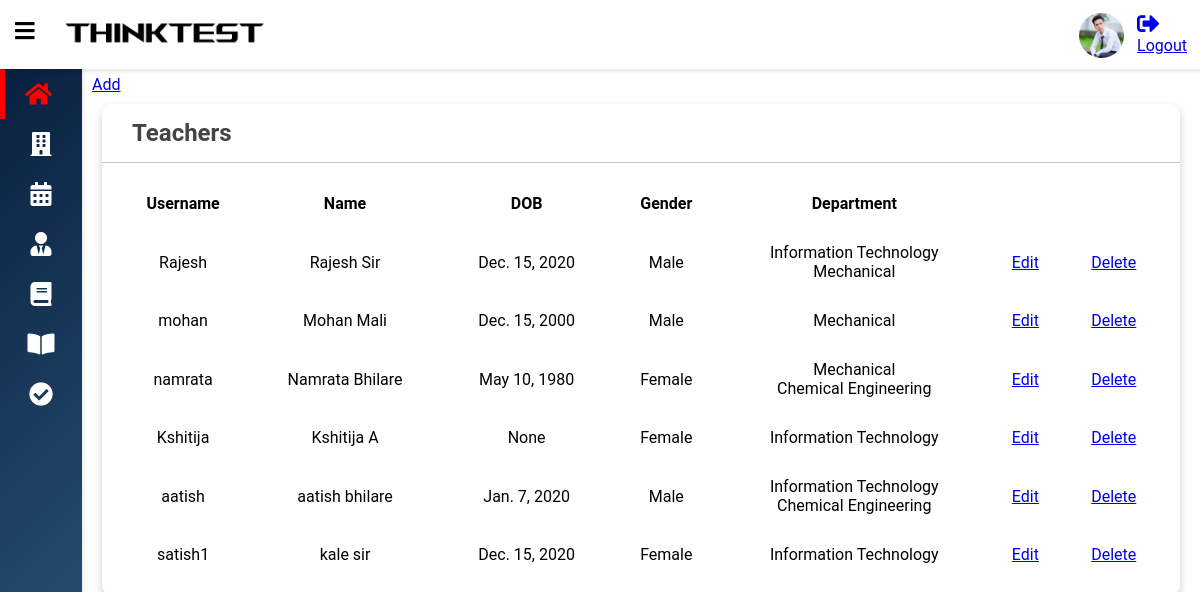
/teacher (signed in), run on the app's committed database.
### Assignmentapp/models.py (models this page shows, shortened)
class Teacher(models.Model):
    user_ref = models.ForeignKey(User, models.SET_NULL, verbose_name='User Details', related_name='user_reference',
                                 blank=True, null=True)
    dept = models.ManyToManyField(Department, related_name='teacher_dept')
    semref = models.ManyToManyField(Semester, verbose_name='Semester No')
    subref = models.ManyToManyField(Subject, verbose_name='Subject Details')

class User(AbstractUser):
    gender = (
        ('1', 'Female'),
        ('2', 'Male'),
    )
    userrole = (
        ('1', 'Admin'),
        ('2', 'Teacher'),
        ('3', 'Student'),
    )
    first_name = None
    last_name = None
    user_full_name = models.CharField(max_length=100, null=True)
    user_mobile = models.IntegerField(null=True)
    user_address = models.TextField(verbose_name='Address', blank=True, null=True)
    user_image = models.ImageField(blank=True, null=True, upload_to='profileimages/', )
    user_gender = models.CharField(verbose_name='Gender', max_length=20, choices=gender, default='1',
                                   blank=True, null=True)
    user_role = models.CharField(verbose_name='User Role', max_length=20, choices=userrole, default='1',
                                 blank=True, null=True)
    user_dob = models.DateField(verbose_name='Date of Birth', blank=True, null=True)
    objects = UserManager()
    class Meta:
        verbose_name_plural = 'Users'

class Department(models.Model):
    dept_name = models.CharField(verbose_name='Department Name', max_length=40)
    teacher_count = models.IntegerField(blank=True, null=True)
    student_count = models.IntegerField(blank=True, null=True)
    class Meta:
        verbose_name_plural = 'Departments'

### Assignmentapp/decorators.py (the view)
    def wrapper_func(request, *args, **kwargs):
        if not request.user.user_role == '3':
            return view_func(request, *args, **kwargs)
        else:
            return HttpResponse('<h1>Access Denied</h1>')

### Assignmentapp/views.py (called while the page is built)
@login_required(login_url='login')
@adminteacher_authentication
def teacher(request):
    teachers = Teacher.objects.all()
    context = {'teachers': teachers}
    return render(request, 'teacher/teacher.html', context)

### templates/teacher/teacher.html
{% extends "base.html" %}
{% block bodycontent %}
<div class="wrapper">
    <div class="row">
        <a href="{% url 'addteacher' %}">Add</a><br>
    </div>
    <div class="row">
        <div class="col-12 col-m-12 col-sm-12">
            <div class="card">
                <div class="card-header">
                    <h2>
                        Teachers
                    </h2>
                </div>
                <div class="card-content">
                    <table>
                        <thead>
                        <tr>
                            <th>Username</th>
                            <th>Name</th>
                            <th>DOB</th>
                            <th>Gender</th>
                            <th>Department</th>
                            <th></th>
                            <th></th>
                        </tr>
                        </thead>
                        <tbody>
                        {% for teacher in teachers %}
                        <tr>
                            <td>{{teacher.user_ref.username}}</td>
                            <td>{{teacher.user_ref.user_full_name}}</td>
                            <td>{{teacher.user_ref.user_dob}}</td>
                            <td>{{teacher.user_ref.get_user_gender_display}}</td>
                            <td>
                                {% for x in teacher.dept.all %}
                                {{x.dept_name}}<br>
                                {% endfor %}
                            </td>
                            <td><a href="{% url 'editteacher' teacher.id %}">Edit</a></td>
                            <td><a href="{% url 'deleteteacher' teacher.id %}">Delete</a></td>
                        </tr>
                        {% endfor %}
                        </tbody>
                    </table>
                </div>
            </div>
        </div>
    </div>
</div>
{% endblock %}

### static/css/style.css (style rules this page uses)
* { box-sizing: border-box; }
body { font-family: 'Roboto', sans-serif; background: var(--main-bg-color); color: var(--main-color); margin: 0; }
.wrapper { padding: 10px; margin-left: 82px; padding-top: 75px; background: var(--second-bg-color); transition: margin-left .5s; }
.row { display: flex; flex-wrap: wrap; flex-direction: row; }
.row:after, .row:before { box-sizing: border-box; }
[class*="col-"] { padding: 10px; }
.card { background: var(--main-bg-color); color: var(--main-color); border-radius: 10px; margin-bottom: 10px; box-shadow: 0 4px 8px 0 rgba(0,0,0,0.2); }
.card-header { padding: 15px 30px; border-bottom: 1px solid rgb(197, 197, 197); position: relative; }
.card-header h2 { color: #444444; margin: 0; }
.card-content { padding: 16px; overflow-x: auto; }
table { border-collapse: collapse; width: 100%; }
table td { padding: 15px; text-align: center; }
table th { padding: 15px 12px; text-align: center; }
@media only screen and (min-width: 600px) { .col-sm-12 { width: 100%; } }
@media only screen and (min-width: 768px) { .col-m-12 { width: 100%; } }
@media only screen and (min-width: 992px) { .col-12 { width: 100%; } }

### data on the page
Teacher: user_ref.username "Rajesh", user_ref.user_full_name "Rajesh Sir", user_ref.user_dob "Dec. 15, 2020", user_ref.user_gender "Male"
Department: dept_name "Information Technology"
Department: dept_name "Mechanical"
Teacher: user_ref.username "mohan", user_ref.user_full_name "Mohan Mali", user_ref.user_dob "Dec. 15, 2000", user_ref.user_gender "Male"
Teacher: user_ref.username "namrata", user_ref.user_full_name "Namrata Bhilare", user_ref.user_dob "May 10, 1980", user_ref.user_gender "Female"
Department: dept_name "Chemical Engineering"
Teacher: user_ref.username "Kshitija", user_ref.user_full_name "Kshitija A", user_ref.user_dob "None", user_ref.user_gender "Female"
Teacher: user_ref.username "aatish", user_ref.user_full_name "aatish bhilare", user_ref.user_dob "Jan. 7, 2020", user_ref.user_gender "Male"
Teacher: user_ref.username "satish1", user_ref.user_full_name "kale sir", user_ref.user_dob "Dec. 15, 2020", user_ref.user_gender "Female"
